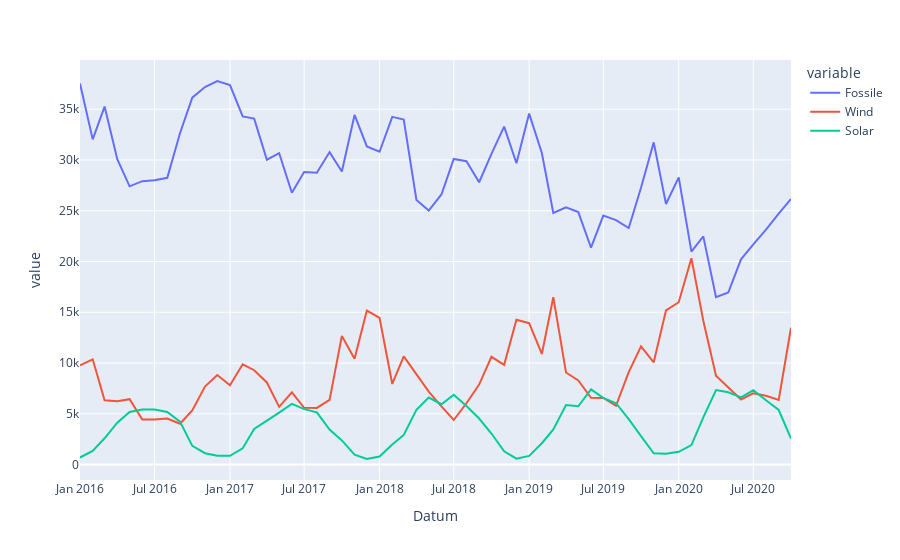

Notebook source saved alongside this figure:
### Markdown cell above
<h3>Plotly Express</h3>

### Code cell
px.line(ene, x=ene.index, y=['Fossile','Wind','Solar'])
